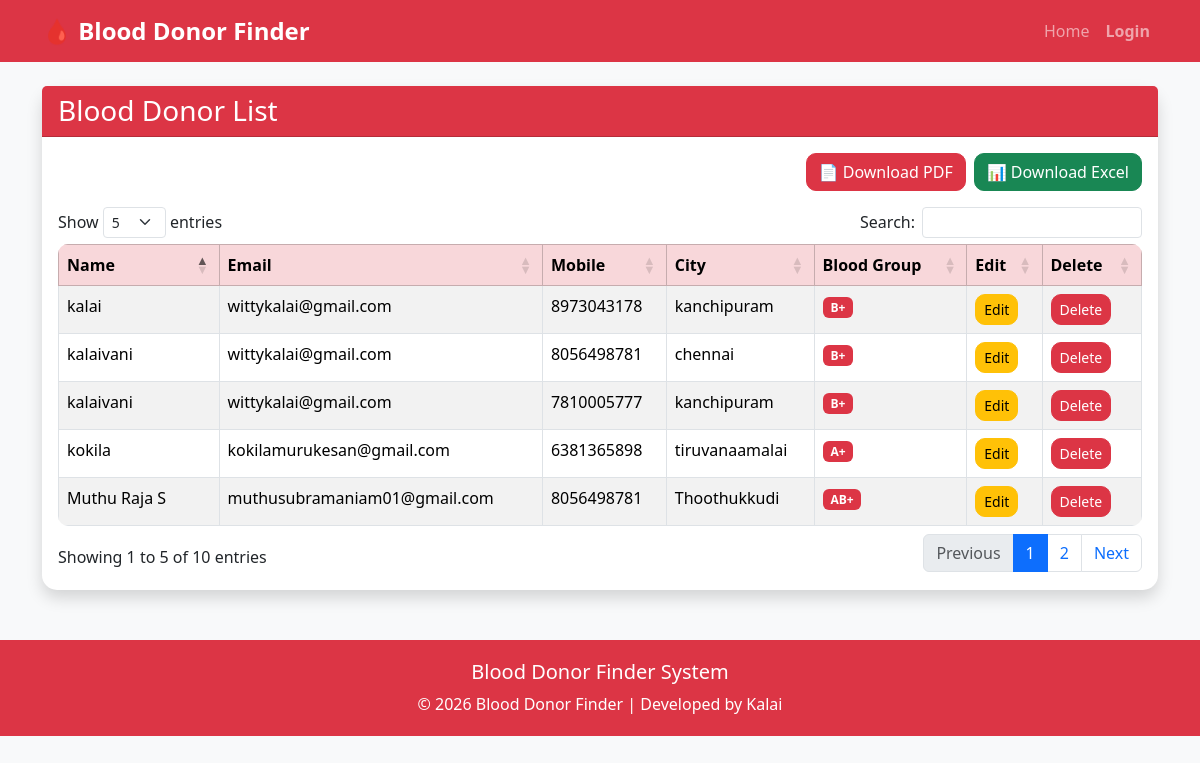
Screenshot of /donors/ with the database file from the repository.
### donor/models.py (models this page shows, shortened)
class Donor(models.Model):
    BLOOD_GROUPS = [
        ('A+', 'A+'),
        ('A-', 'A-'),
        ('B+', 'B+'),
        ('B-', 'B-'),
        ('AB+', 'AB+'),
        ('AB-', 'AB-'),
        ('O+', 'O+'),
        ('O-', 'O-'),
    ]
    name = models.CharField(max_length=100)
    email = models.EmailField()
    mobile = models.CharField(max_length=15)
    city = models.CharField(max_length=100)
    age = models.IntegerField()
    blood_group = models.CharField(
        max_length=5,
        choices=BLOOD_GROUPS
    )
    availability = models.BooleanField(default=True)

### donor/views.py (the view)
# urls.py: path('donors/',views.donor_list,name='donors'),
def donor_list(request):
    donors = Donor.objects.all()
    return render(request, 'donors.html', {'donors': donors})

### templates/donors.html (shortened to what this page needs)
{% extends 'base.html' %}
{% block content %}
<div class="card shadow">
    <div class="card-header bg-danger text-white">
        <h3 class="mb-0">Blood Donor List</h3>
    </div>
    <div class="card-body">
        <div class="d-flex justify-content-end gap-2 mb-3">
            <a href="{% url 'export_pdf' %}" class="btn btn-danger">
                📄 Download PDF
            </a>
            <a href="{% url 'export_excel' %}" class="btn btn-success">
                📊 Download Excel
            </a>
        </div>
        <div class="table-responsive">
            <table id="donorTable" class="table table-bordered table-hover table-striped">
                <thead class="table-danger">
                    <tr>
                        <th>Name</th>
                        <th>Email</th>
                        <th>Mobile</th>
                        <th>City</th>
                        <th>Blood Group</th>
                        <th>Edit</th>
                        <th>Delete</th>
                    </tr>
                </thead>
                <tbody>
                {% for donor in donors %}
                    <tr>
                        <td>{{ donor.name }}</td>
                        <td>{{ donor.email }}</td>
                        <td>{{ donor.mobile }}</td>
                        <td>{{ donor.city }}</td>
                        <td>
                            <span class="badge bg-danger">
                                {{ donor.blood_group }}
                            </span>
                        </td>
                        <td>
                            <a href="/edit/{{ donor.id }}/"
                               class="btn btn-warning btn-sm">
                                Edit
                            </a>
                        </td>
                        <td>
                            <a href="/delete/{{ donor.id }}/"
                               class="btn btn-danger btn-sm"
                               onclick="return confirm('Delete this donor?')">
                                Delete
                            </a>
                        </td>
                    </tr>
                {% empty %}
                    <tr>
                        <td colspan="7" class="text-center">
                            No donors found.
                        </td>
                    </tr>
                {% endfor %}
                </tbody>
            </table>
        </div>
    </div>
</div>
<link rel="stylesheet"
href="https://cdn.datatables.net/1.13.8/css/dataTables.bootstrap5.min.css">
{% endblock %}

### templates/base.html (shortened to what this page needs)
<!DOCTYPE html>
<html lang="en">
<head>
    <link href="https://cdn.jsdelivr.net/npm/bootstrap@5.3.3/dist/css/bootstrap.min.css" rel="stylesheet">
</head>
<body>
<nav class="navbar navbar-expand-lg navbar-dark bg-danger">
    <div class="container">
        <a class="navbar-brand fw-bold" href="/">
            🩸 Blood Donor Finder
        </a>
        <div class="collapse navbar-collapse" id="navbarNav">
            <ul class="navbar-nav ms-auto">
                <li class="nav-item">
                    <a class="nav-link" href="/">Home</a>
                </li>
                {% if user.is_authenticated %}
                <li class="nav-item">
    <a class="nav-link" href="/about/">About</a>
</li>
<li class="nav-item">
    <a class="nav-link" href="/contact/">Contact</a>
</li>
                <li class="nav-item">
                    <a class="nav-link" href="/dashboard/">
                        Dashboard
                    </a>
                </li>
                <li class="nav-item">
                    <a class="nav-link" href="/register/">
                        Register
                    </a>
                </li>
                <li class="nav-item">
                    <a class="nav-link" href="/donors/">
                        Donors
                    </a>
                </li>
                <li class="nav-item">
                    <a class="nav-link" href="/search/">
                        Search
                    </a>
                </li>
                <li class="nav-item">
                    <a class="nav-link" href="/request-blood/">
                        Request Blood
                    </a>
                </li>
                <li class="nav-item">
                    <a class="nav-link text-warning fw-bold" href="/logout/">
                        Logout
                    </a>
                </li>
                {% else %}
                <li class="nav-item">
                    <a class="nav-link fw-bold" href="/login/">
                        Login
                    </a>
                </li>
                {% endif %}
            </ul>
        </div>
    </div>
</nav>
<div class="container mt-4 content">
    {% block content %}
    {% endblock %}
</div>
<footer>
    <h5>Blood Donor Finder System</h5>
    <p class="mb-0">
        © 2026 Blood Donor Finder | Developed by Kalai
    </p>
</footer>
</body>
</html>

### templates/base.html (style rules this page uses)
body { background:#f8f9fa; font-family:Segoe UI,Arial,sans-serif; }
.navbar-brand { font-size:24px; font-weight:bold; }
.card { border:none; border-radius:15px; transition:.3s; }
.btn { border-radius:10px; }
.table { border-radius:10px; overflow:hidden; }
footer { background:#dc3545; color:white; text-align:center; padding:20px; margin-top:50px; }

### rows the page displays
Donor: name "Muthu Raja S", email "muthusubramaniam01@gmail.com", mobile "8056498781", city "Thoothukkudi", blood_group "AB+"
Donor: name "kalaivani", email "wittykalai@gmail.com", mobile "8056498781", city "chennai", blood_group "B+"
Donor: name "kalaivani", email "wittykalai@gmail.com", mobile "7810005777", city "kanchipuram", blood_group "B+"
Donor: name "kalai", email "wittykalai@gmail.com", mobile "8973043178", city "kanchipuram", blood_group "B+"
Donor: name "kokila", email "kokilamurukesan@gmail.com", mobile "6381365898", city "tiruvanaamalai", blood_group "A+"
